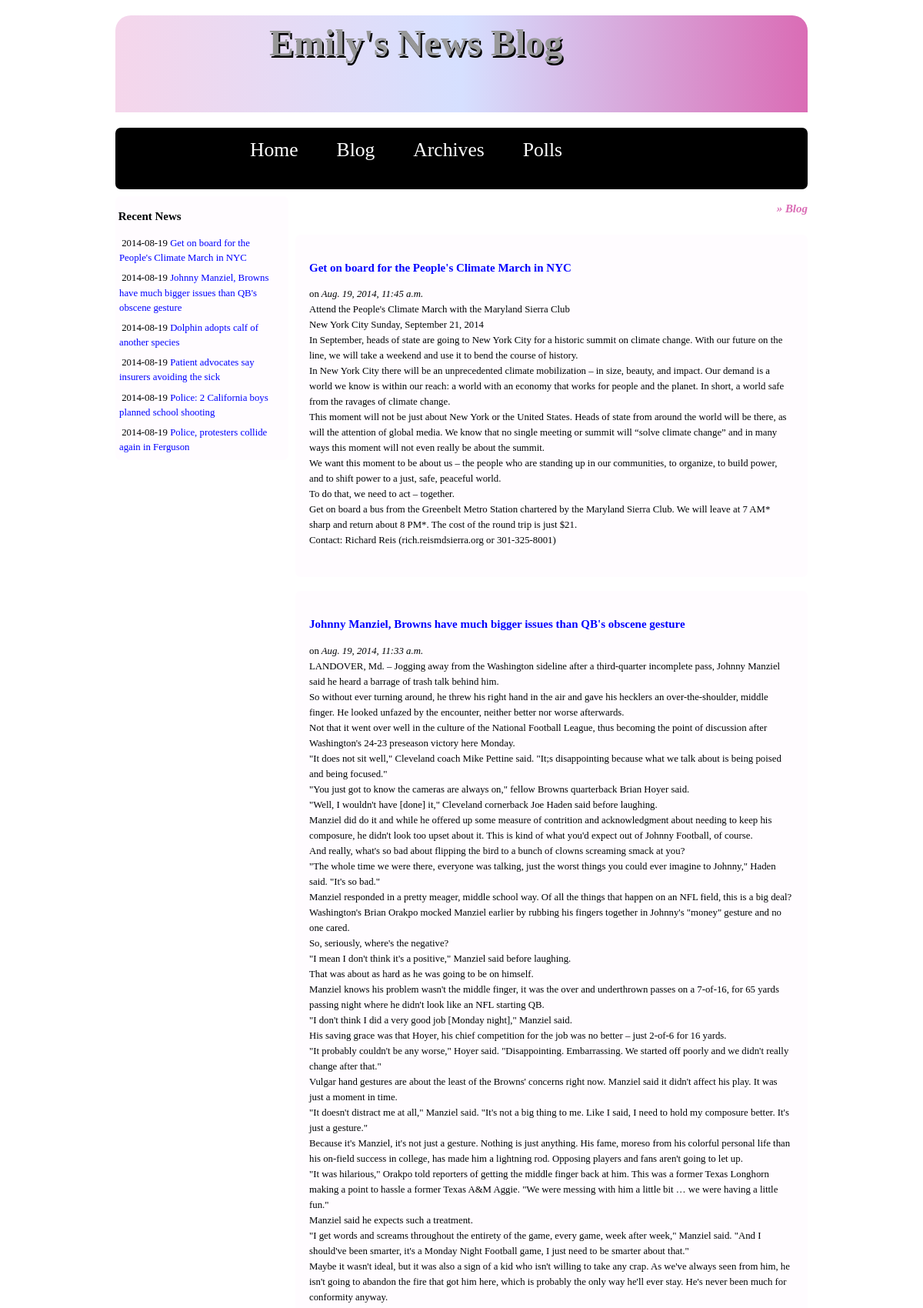
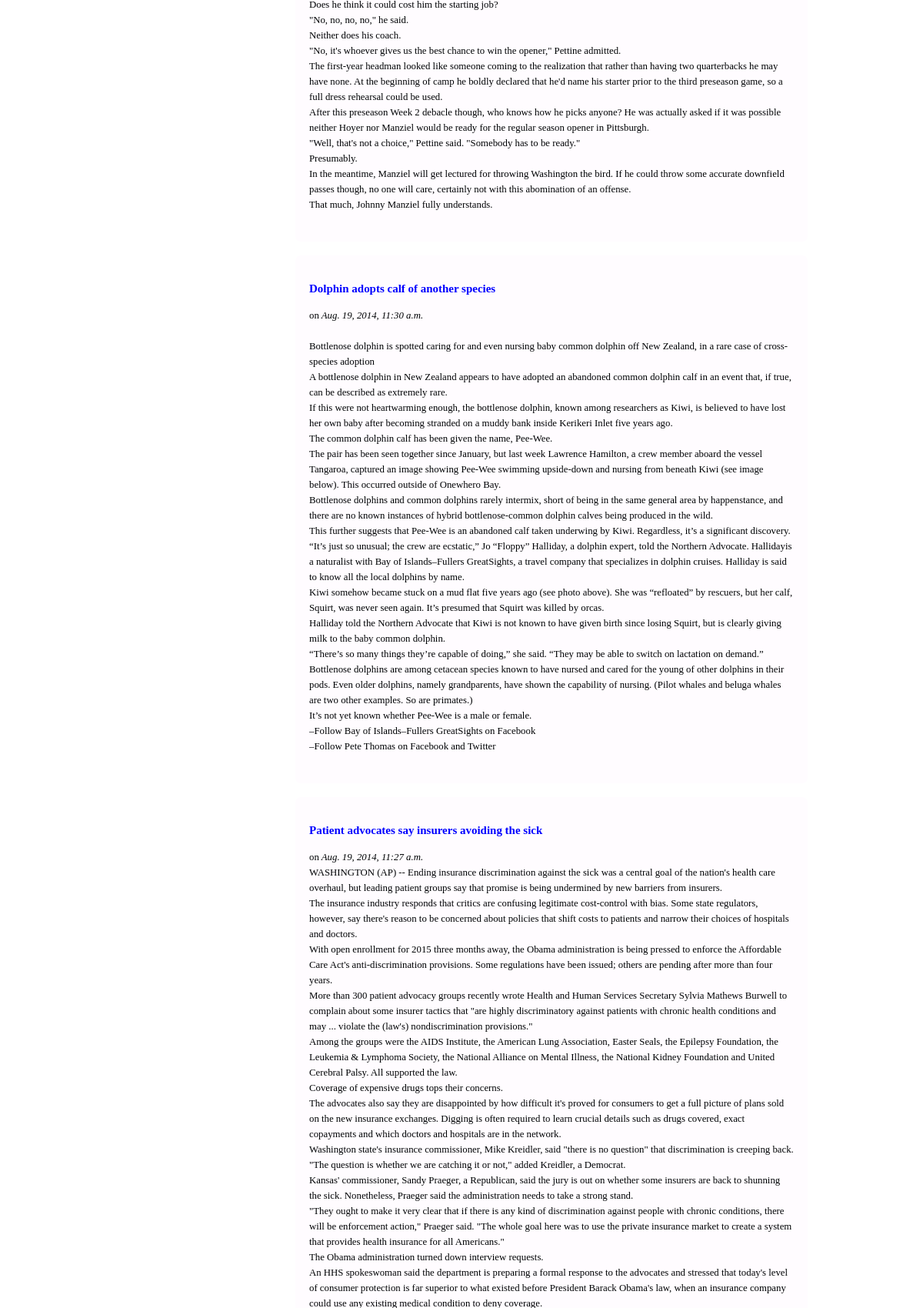
Screenshot of /blog/ (upper part) with the database file from the repository (2 pictures, top to bottom).
### blog/models.py (models this page shows, shortened)
class Post(models.Model):
	title = models.CharField(max_length = 140)
	body = models.TextField()
	date = models.DateTimeField()

### blog/templates/blog.html
{% extends "base.html" %}
{% block content %}
<aside class="sideInfo">
		<article>
			<h3>&nbsp;Recent News</h3>
			{% for post in object_list %}
			<p>&nbsp;{{ post.date|date:"Y-m-d"}}&nbsp;<a href="/blog/{{post.id}}">{{ post.title}}</a>&nbsp;</p>
			{% endfor %}
		</article>
	</aside>
<div class="mainContent">
<h3 style="color:#DA6CB5; background-color:white;" align="right"><i>&raquo; Blog </i></h3>
{% for post in object_list %}
		<div class="content">
	<h3 ><a style="color:blue; " href="/blog/{{post.id}}"> {{post.title}}</a></h3>
	<div class = "post_meta">
	on<i> {{ post.date }} </i>
	</div>
	<div class = "post_body">
	{{post.body|safe|linebreaks}}
	<br/>
	</div>
</div>
{% endfor %}
</div>
<br/>
{% endblock %}

### static/css/styles.css (style rules this page uses)
body { color:#000305; font-size: 80%; font-family: "Lucida Sans Unicode"; line-height: 1.5; text-align: left; }
a { text-decoration: none; }
a:link, a:visited { color:black; }
.body { margin: 15px auto; width: 75%; clear: both; }
.sideInfo { width: 25%; float: left; margin: 1% 0% 1% 0%; border-radius: 7px; -webkit-border-radius: 7px; -moz-border-radius: 7px; background-color: #FFFCFF; }
.sideInfo p { margin-left: 5px; margin-right: 5px; margin-bottom: 7px; }
.sideInfo a:link, .sideInfo a:visited { color: blue; }
.mainContent { line-height: 20px; border-radius: 7px; -webkit-border-radius: 7px; -moz-border-radius: 7px; background-color: #FFFCFF; }
.content { width: 70%; float: right; padding: 2% 2%; background-color: #FFFCFF; margin: 1% 0% 1% 1%; border-radius: 7px; -webkit-border-radius: 7px; -moz-border-radius: 7px; }
section, aside, h1, h2, p, ul { margin: 0; padding: 0; }

### rows the page displays
Post: date "2014-08-19", title "Get on board for the People's Climate March in NYC", date "Aug. 19, 2014, 11:45 a.m.", body "Attend the People's Climate March with the Maryland Sierra Club New York City Sunday, September 21, 2014 In September, heads of state are going to New York City for a historic summit on climate change. With our future on the line, we will take a weekend and use it to bend the course of history. In New York City there will be an unprecedented climate mobilization – in size, beauty, and impact. Our demand is a world we know is within our reach: a world with an economy that works for people and the planet. In short, a world safe from the ravages of climate change. This moment will not be just about New York or the United States. Heads of state from around the world will be there, as will the…"
Post: date "2014-08-19", title "Johnny Manziel, Browns have much bigger issues than QB's obscene gesture", date "Aug. 19, 2014, 11:33 a.m.", body "LANDOVER, Md. – Jogging away from the Washington sideline after a third-quarter incomplete pass, Johnny Manziel said he heard a barrage of trash talk behind him. So without ever turning around, he threw his right hand in the air and gave his hecklers an over-the-shoulder, middle finger. He looked unfazed by the encounter, neither better nor worse afterwards. Not that it went over well in the culture of the National Football League, thus becoming the point of discussion after Washington's 24-23 preseason victory here Monday. \"It does not sit well,\" Cleveland coach Mike Pettine said. \"It;s disappointing because what we talk about is being poised and being focused.\" \"You just got to know the…"
Post: date "2014-08-19", title "Dolphin adopts calf of another species", date "Aug. 19, 2014, 11:30 a.m.", body "Bottlenose dolphin is spotted caring for and even nursing baby common dolphin off New Zealand, in a rare case of cross-species adoption A bottlenose dolphin in New Zealand appears to have adopted an abandoned common dolphin calf in an event that, if true, can be described as extremely rare. If this were not heartwarming enough, the bottlenose dolphin, known among researchers as Kiwi, is believed to have lost her own baby after becoming stranded on a muddy bank inside Kerikeri Inlet five years ago. The common dolphin calf has been given the name, Pee-Wee. The pair has been seen together since January, but last week Lawrence Hamilton, a crew member aboard the vessel Tangaroa, captured an…"
Post: date "2014-08-19", title "Patient advocates say insurers avoiding the sick", date "Aug. 19, 2014, 11:27 a.m.", body "WASHINGTON (AP) -- Ending insurance discrimination against the sick was a central goal of the nation's health care overhaul, but leading patient groups say that promise is being undermined by new barriers from insurers. The insurance industry responds that critics are confusing legitimate cost-control with bias. Some state regulators, however, say there's reason to be concerned about policies that shift costs to patients and narrow their choices of hospitals and doctors. With open enrollment for 2015 three months away, the Obama administration is being pressed to enforce the Affordable Care Act's anti-discrimination provisions. Some regulations have been issued; others are pending after…"
Post: date "2014-08-19", title "Police: 2 California boys planned school shooting"
Post: date "2014-08-19", title "Police, protesters collide again in Ferguson"
